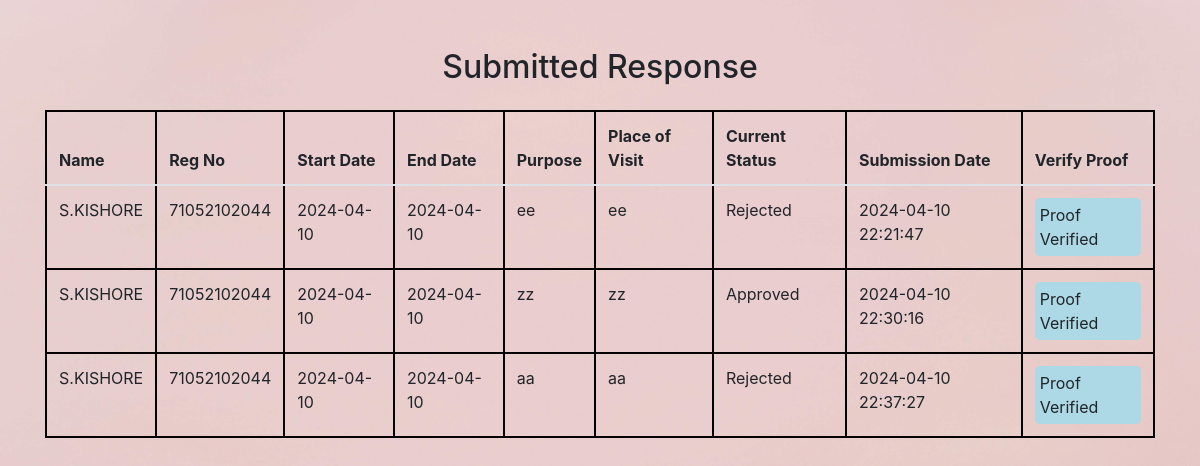
The app's page /user_view.php?regno=71052102044 with its own data.
### tables this page shows
CREATE TABLE `oddata` (
  `S.No` int(11) NOT NULL,
  `name` varchar(50) NOT NULL,
  `regNo` bigint(50) NOT NULL,
  `department` varchar(50) NOT NULL,
  `phone` bigint(40) NOT NULL,
  `startDate` date NOT NULL,
  `endDate` date NOT NULL,
  `purpose` text NOT NULL,
  `place` text NOT NULL,
  `submission_datetime` datetime NOT NULL DEFAULT current_timestamp(),
  `status` text NOT NULL,
  `odType` varchar(255) DEFAULT NULL,
  `permissionStaff` varchar(255) DEFAULT NULL,
  `photo_proof` longblob DEFAULT NULL
);

### user_view.php (the view, shortened to what this page needs)
<?php
$servername = "localhost";
$username = "root";
$password = "";
$database = "mini";
$conn = new mysqli($servername, $username, $password, $database);
if(isset($_GET['regno'])) {
    $regNo = $_GET['regno'];
    $sql = "SELECT name, regNo, startDate, endDate, purpose, place, IFNULL(status, 'pending') AS status, submission_datetime, photo_proof FROM oddata WHERE regNo = ?";
    $stmt = $conn->prepare($sql);
    $stmt->bind_param("s", $regNo);
    $stmt->execute();
    $result = $stmt->get_result();
    if ($result->num_rows > 0) {
        echo "<!DOCTYPE html>
<html lang=\"en\">
<head>
    <meta charset=\"UTF-8\">
    <meta name=\"viewport\" content=\"width=device-width, initial-scale=1.0\">
    <title>Submitted Response</title>
    <link rel=\"stylesheet\" href=\"https://stackpath.bootstrapcdn.com/bootstrap/4.5.2/css/bootstrap.min.css\">
    <link rel=\"stylesheet\" href=\"./status.css\">
    <link rel=\"stylesheet\" href=\"./styless.css\">
    <style>
        .proof-verified {
            background-color: lightblue;
            padding: 5px;
            border-radius: 5px;
        }
    </style>
</head>
<body class=\"body1\">
    <div class=\"container mt-5\">
        <h2 class=\"mb-4\"><center>Submitted Response</center></h2>
        <table class=\"table\">
            <thead>
                <tr>
                    <th>Name</th>
                    <th>Reg No</th>
                    <th>Start Date</th>
                    <th>End Date</th>
                    <th>Purpose</th>
                    <th>Place of Visit</th>
                    <th>Current Status </th>
                    <th>Submission Date</th>
                    <th>Verify Proof</th>
                </tr>
            </thead>
            <tbody>";
        while($row = $result->fetch_assoc()) {
            echo "<tr>
                    <td>".$row['name']."</td>
                    <td>".$row['regNo']."</td>
                    <td>".$row['startDate']."</td>
                    <td>".$row['endDate']."</td>
                    <td>".$row['purpose']."</td>
                    <td>".$row['place']."</td>
                    <td>".$row['status']."</td>
                    <td>".$row['submission_datetime']."</td>
                    <td>";
            if (!empty($row['photo_proof'])) {
                echo "<div class='proof-verified'>Proof Verified</div>";
            } else {
                echo "<button class='btn btn-primary btn-sm' onclick=\"verifyProof('".$row['regNo']."', '".$row['submission_datetime']."', this)\">Verify Proof</button>";
            }
            echo "</td>
                </tr>";
        }
        echo "</tbody>
            </table>
        </div>
    </div>
    <script>
        // Function to verify proof
        function verifyProof(regNo, submissionDatetime, button) {
            var fileInput = document.createElement('input');
            fileInput.setAttribute('type', 'file');
            fileInput.setAttribute('accept', 'image/*'); // Accept all image file types
            fileInput.addEventListener('change', function() {
                var file = fileInput.files[0];
                if (file) {
                    // Here you can add the logic to handle the proof verification
                    alert(\"Proof verification initiated for Registration Number: \" + regNo + \" with file: \" + file.name);
                    button.textContent = 'Proof Verified';
                    button.disabled = true;
                    // Call PHP script to handle file upload and database update
                    var xhr = new XMLHttpRequest();
                    var formData = new FormData();
                    formData.append('file', file);
                    formData.append('regNo', regNo);
                    formData.append('submissionDatetime', submissionDatetime);
                    xhr.open('POST', '".$_SERVER['PHP_SELF']."', true);
                    xhr.onreadystatechange = function() {
                        if (xhr.readyState === 4 && xhr.status === 200) {
                            // Handle response from server
                            if (xhr.responseText === 'success') {
                                alert('Proof verified and updated successfully.');
                            } else {
                                // Handle other response scenarios if needed
                            }
                        }
                    };
                    xhr.send(formData);
                } else {
                    alert(\"No file selected for proof verification.\");
                }
            });
            fileInput.click();
        }
    </script>
</body>
</html>";
    } else {
        echo "<p>No data found for the specified registration number.</p>";
    }
}
?>

### status.css (style rules this page uses)
body { background-image: url("./Assets/user.jpg"); background-size: cover; background-position: center; background-repeat: no-repeat; height: 100vh; overflow: hidden; }
.body1 { background-image: url("./Assets/pexels-lumn-399160.jpg"); background-size: cover; background-position: center; background-repeat: no-repeat; height: 100vh; overflow: hidden; }

### styless.css (style rules this page uses)
table { width: 100%; border-collapse: collapse; }
table, th, td { border: 2px solid black; }
th, td { padding: 10px; text-align: left; }

### user_view.php (style rules this page uses)
.proof-verified { background-color: lightblue; padding: 5px; border-radius: 5px; }

### records on screen
oddata: name "S.KISHORE", regNo "71052102044", startDate "2024-04-10", endDate "2024-04-10", purpose "ee", place "ee", status "Rejected", submission_datetime "2024-04-10 22:21:47", shows "Proof Verified"
oddata: name "S.KISHORE", regNo "71052102044", startDate "2024-04-10", endDate "2024-04-10", purpose "zz", place "zz", status "Approved", submission_datetime "2024-04-10 22:30:16", shows "Proof Verified"
oddata: name "S.KISHORE", regNo "71052102044", startDate "2024-04-10", endDate "2024-04-10", purpose "aa", place "aa", status "Rejected", submission_datetime "2024-04-10 22:37:27", shows "Proof Verified"
